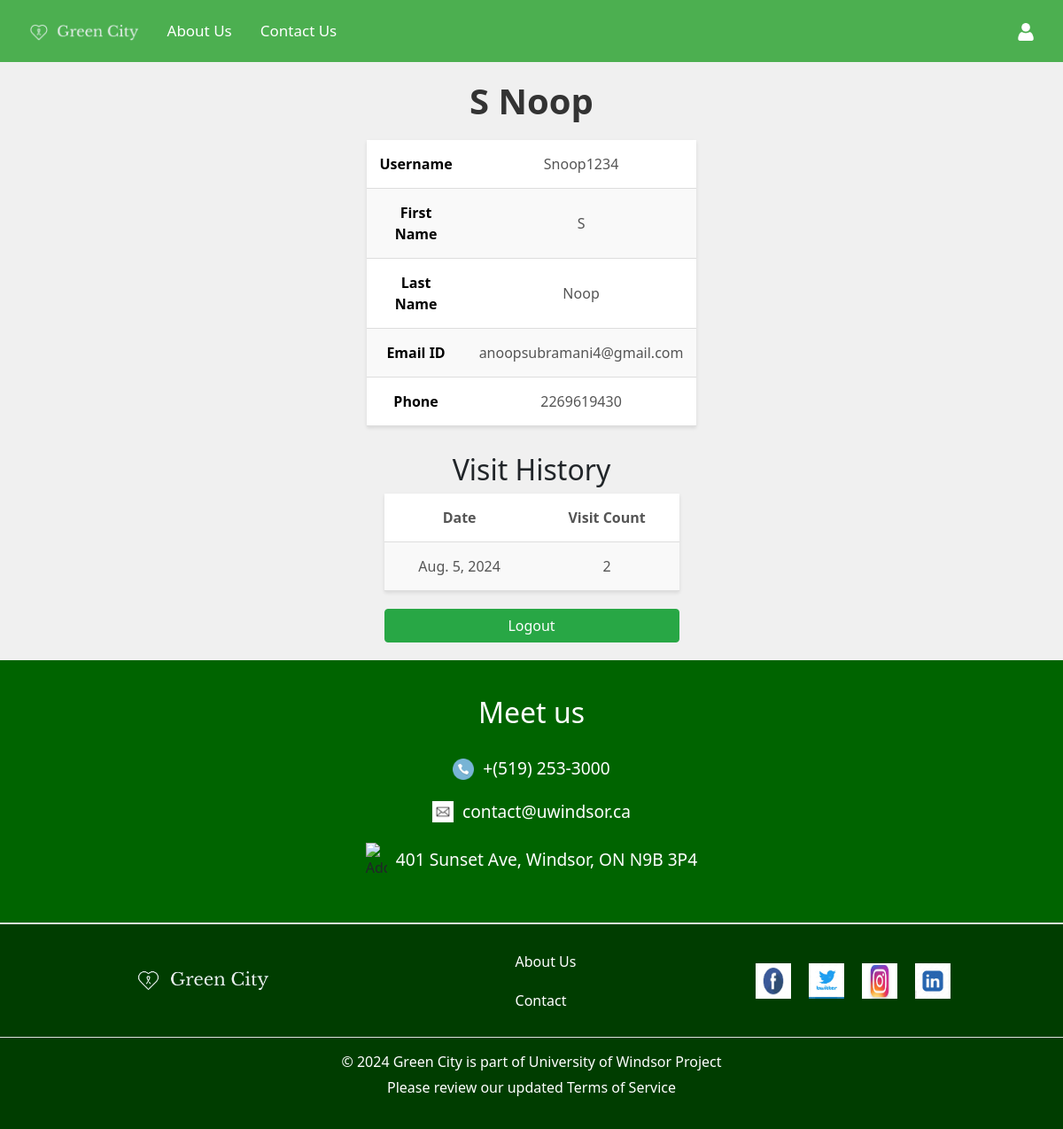
Page /user_profile/ (signed in) on the committed database.
### myapp/models.py (models this page shows, shortened)
class CustomUser(AbstractUser):
    first_name = models.CharField(max_length=50, blank=True, null=True)
    last_name = models.CharField(max_length=50, blank=True, null=True)
    email = models.EmailField(unique=True)
    phone = models.CharField(max_length=10, blank=True, null=True)
    is_admin = models.BooleanField(default=False)

class UserHistory(models.Model):
    user = models.ForeignKey(CustomUser, on_delete=models.CASCADE)
    visits = models.PositiveIntegerField(default=0)
    visit_date = models.DateField(null=True)

### myapp/views.py (the view)
# urls.py: path('user_profile/', views.user_profile, name='user_profile'),
@login_required
def user_profile(request):
    user = request.user
    visit_records = UserHistory.objects.filter(user=user).order_by('-visit_date')
    return render(request, 'user_profile/user_profile.html', {'user': user, 'visit_records': visit_records})

### myapp/templates/user_profile/user_profile.html (shortened to what this page needs)
{% extends 'base.html' %}
{% load static %}
{% block content %}
<!DOCTYPE html>
<html lang="en">
<head>
    <link href="https://stackpath.bootstrapcdn.com/bootstrap/4.5.2/css/bootstrap.min.css" rel="stylesheet">
    <link rel="stylesheet" href="{% static 'user_profile/user_profile.css' %}">
</head>
<body>
    <div class="container">
        <div class="profile-container">
            <h1><strong>{{ user.first_name }} {{ user.last_name }}</strong></h1>
            <table>
                <tr>
                    <td><strong>Username</strong></td>
                    <td>{{ user.username }}</td>
                </tr>
                <tr>
                    <td><strong>First Name</strong></td>
                    <td>{{ user.first_name }}</td>
                </tr>
                <tr>
                    <td><strong>Last Name</strong></td>
                    <td>{{ user.last_name }}</td>
                </tr>
                <tr>
                    <td><strong>Email ID</strong></td>
                    <td>{{ user.email }}</td>
                </tr>
                <tr>
                    <td><strong>Phone</strong></td>
                    <td>{{ user.phone }}</td>
                </tr>
            </table>
            <h2 class="visit-history-title">Visit History</h2>
            <table class="visit-history-table">
                <tr>
                    <th>Date</th>
                    <th>Visit Count</th>
                </tr>
                {% for record in visit_records %}
                <tr>
                    <td>{{ record.visit_date }}</td>
                    <td>{{ record.visits }}</td>
                </tr>
                {% endfor %}
            </table>
            <form method="post" action="{% url 'logout' %}">
                <div class="logout-button">
                    <button type="submit" class="btn btn-success">Logout</button>
                </div>
            </form>
        </div>
    </div>
{% endblock %}

### myapp/templates/base.css (style rules this page uses)
body { font-family: Georgia, "Segoe UI", system-ui, sans-serif; background-color: #f4f4f4; margin: 0; padding: 0; }

### myapp/templates/user_profile/user_profile.css (style rules this page uses)
body { font-family: Georgia, "Segoe UI", system-ui, sans-serif; background-color: #f0f0f0; margin: 0; }
h1 { color: #333; text-align: center; margin-bottom: 20px; }
table { width: 50%; margin: 0 auto; border-collapse: collapse; background-color: #fff; box-shadow: 0 2px 4px rgba(0, 0, 0, 0.1); }
table tr { border-bottom: 1px solid #ddd; }
table td, table th { padding: 15px; text-align: center; color: #555; }
table td strong { color: #000; }
table tr:nth-child(even) { background-color: #f9f9f9; }
.visit-history-title { text-align: center; margin-top: 30px; }
.visit-history-table { margin: 0 auto; }
.profile-container { width: 60%; margin: 0 auto; text-align: center; }
.logout-button { padding-top: 20px; margin: 0 auto; }
.logout-button button { width: 50%; }
.container { display: flex; flex-direction: column; align-items: center; }

### rows in the picture
CustomUser: first_name "S", last_name "Noop", username "Snoop1234", email "anoopsubramani4@gmail.com", phone "2269619430"
UserHistory: visit_date "Aug. 5, 2024", visits "2"
